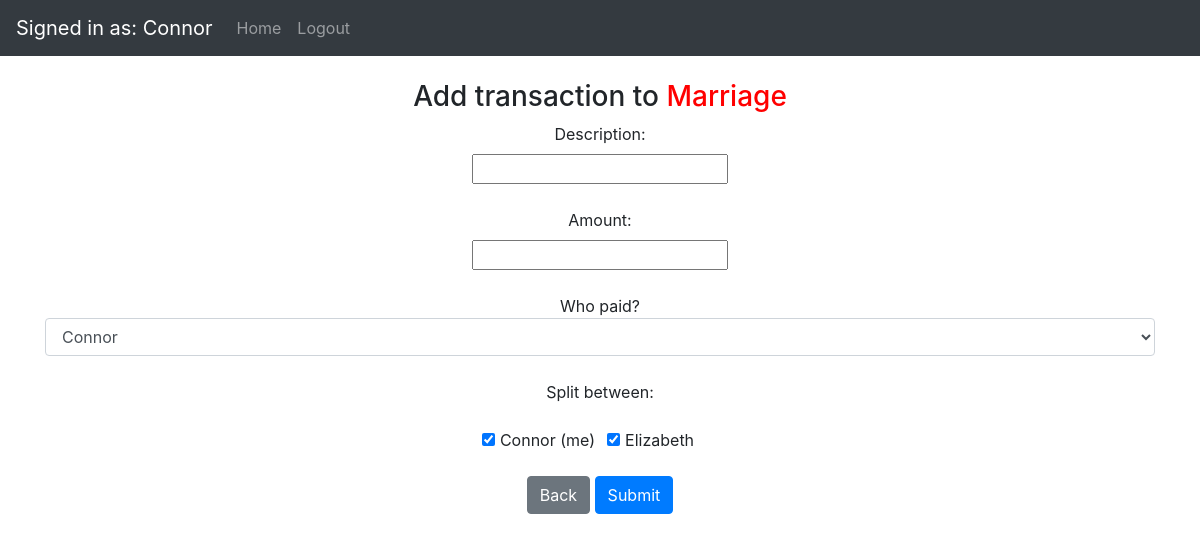
Before: /add-transaction?groupID=1 (signed in) with the older database file.
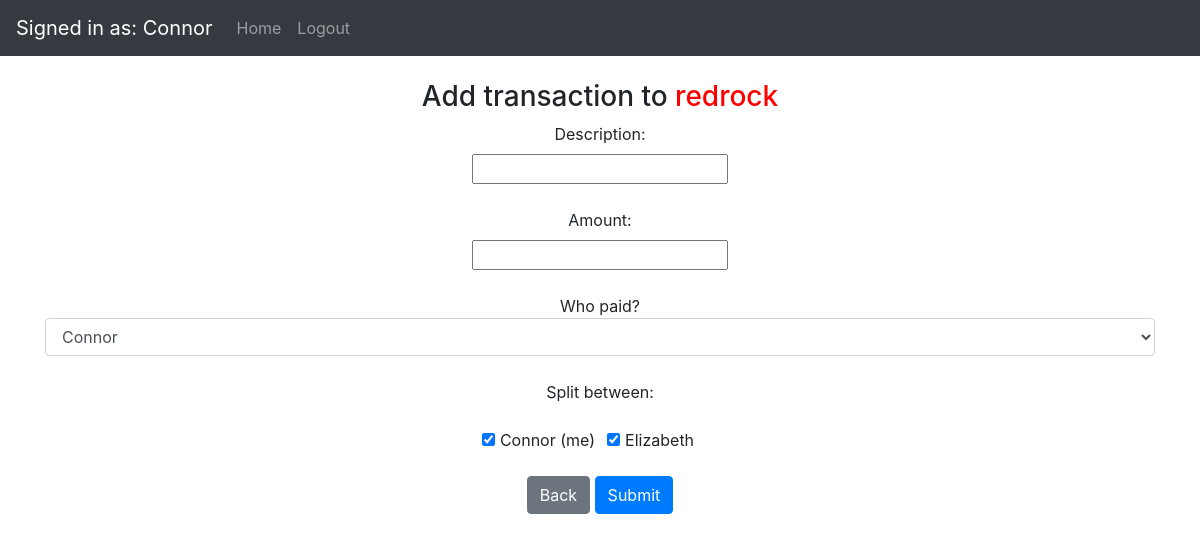
After: the same page with the newer database file.
### website/models.py (models this page shows, shortened)
class Group(db.Model):
    id = db.Column(db.Integer, primary_key=True)
    admin_id = db.Column(db.Integer)
    group_name = db.Column(db.String(30), nullable=False)
    date_created = db.Column(db.DateTime(timezone=True), default=func.now())
    transactions = db.relationship('Transaction')
    payments = db.relationship('Payment')

### website/views.py (the view, shortened to what this page needs)
@views.route('add-transaction', methods=["GET","POST"])
@login_required
def add_transaction():
    group_id = request.form.get('group_id')
    group = Group.query.filter_by(id=group_id).first()
    if request.method == "GET":
        group_id = request.args['groupID']
        group = Group.query.filter_by(id=group_id).first()
        return render_template('add_transaction.html', user=current_user, group=group)

### website/__init__.py (called while the page is built)
def create_app():
    app = Flask(__name__)
    app.config['SECRET_KEY'] = 'hjshjhdjah kjshkjdhjs'
    app.config['SQLALCHEMY_DATABASE_URI'] = 'sqlite:///marmo.db'
    db.init_app(app)
    from .views import views
    from .auth import auth
    app.register_blueprint(views, url_prefix='/')
    app.register_blueprint(auth, url_prefix='/')
    from .models import User
    create_database(app)
    login_manager = LoginManager()
    login_manager.login_view = 'auth.login'
    login_manager.init_app(app)
    login_manager.login_message = "You must be logged in to perform that action."
    @login_manager.user_loader
    def load_user(id):
        return User.query.get(int(id))
    return app

### website/templates/add_transaction.html (shortened to what this page needs)
{% extends "base.html" %} {% block title %}Home{% endblock %} {% block content %}
<br><h3 align="center">Add transaction to <span style="color: red;">{{ group.group_name }}</span></h3>
    <form method="post" action="/add-transaction" align="center">
        <label for="description">Description:</label><br>
        <input type="text" id="description" name="description"><br><br>
        <label for="amount">Amount:</label><br>
        <input type="number" id="amount" name="amount" step="0.01"><br><br>
        <span class="input-group-addon">Who paid?</span>
        <select name="payer_id" class="selectpicker form-control">
            {% for member in group.members %}
            <option value="{{ member.id }}">{{ member.username }}</option>
            {% endfor %}
        </select><br>
        <span class="input-group-addon">Split between:</span><br>
        <div class="form-check form-check-inline">
            {% for member in group.members %}
            <div class="form-check form-check-inline">
                <input class="form-check-input" type="checkbox" id="{{ member.id }}" value="{{ member.id }}" name="member_included" checked>
                <label class="form-check-label" for="{{ member.id }}">
                    {{ member.username }}{% if member.id == user.id %} (me){% endif %}
                </label>
            </div><br><br><br>
            {% endfor %}
        </div>
        <br><a class="btn btn-secondary" href="mygroup?groupID={{ group.id }}" role="button">Back</a>
        <button type="submit" class="btn btn-primary">Submit</button>
    </form><br>
{% endblock %}

Changed rows visible on the page:
changed Group: group_name "Marriage" → "redrock"
